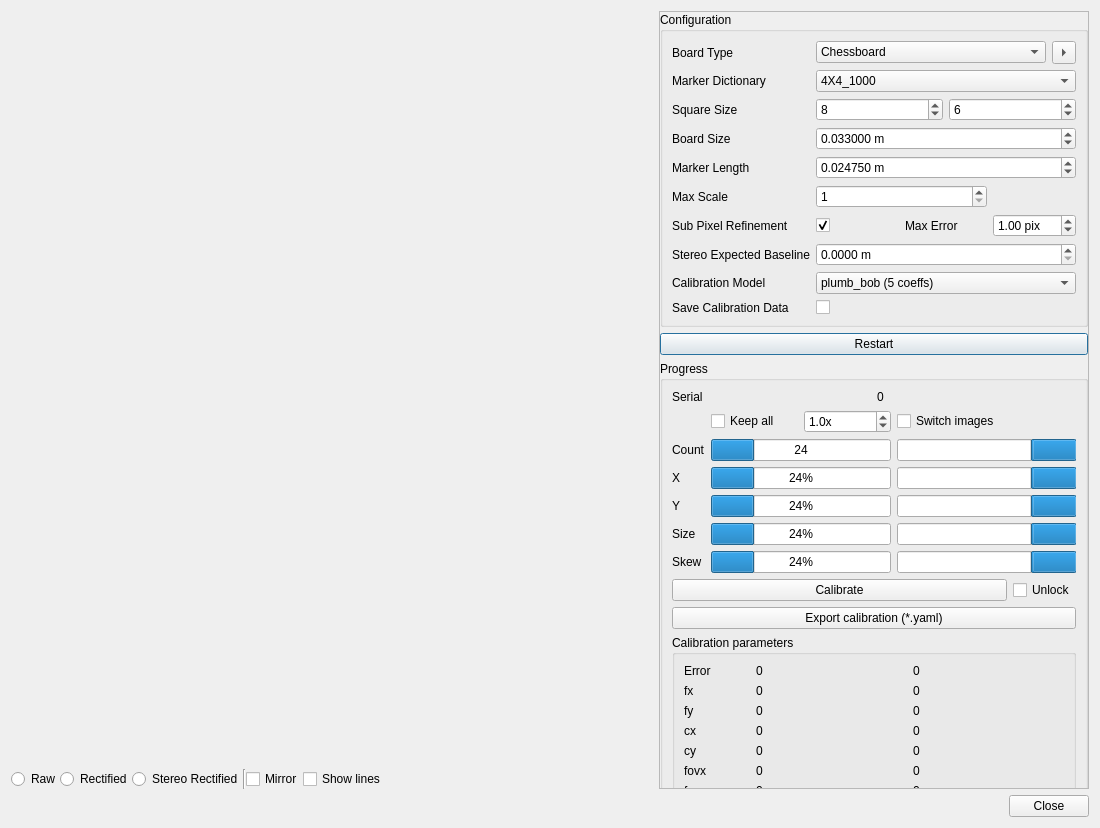
<?xml version="1.0" encoding="UTF-8"?>
<ui version="4.0">
 <class>calibrationDialog</class>
 <widget class="QDialog" name="calibrationDialog">
  <property name="geometry">
   <rect>
    <x>0</x>
    <y>0</y>
    <width>1100</width>
    <height>828</height>
   </rect>
  </property>
  <property name="windowTitle">
   <string>Dialog</string>
  </property>
  <layout class="QVBoxLayout" name="verticalLayout_5">
   <item>
    <layout class="QHBoxLayout" name="horizontalLayout_4" stretch="1,0">
     <item>
      <layout class="QVBoxLayout" name="verticalLayout_4">
       <property name="spacing">
        <number>0</number>
       </property>
       <item>
        <layout class="QHBoxLayout" name="horizontalLayout_3">
         <property name="spacing">
          <number>0</number>
         </property>
         <item>
          <layout class="QVBoxLayout" name="verticalLayout_2" stretch="0,1">
           <property name="spacing">
            <number>0</number>
           </property>
           <item>
            <widget class="QLabel" name="label_left">
             <property name="text">
              <string/>
             </property>
             <property name="alignment">
              <set>Qt::AlignCenter</set>
             </property>
            </widget>
           </item>
           <item>
            <widget class="UImageView" name="image_view" native="true"/>
           </item>
          </layout>
         </item>
         <item>
          <layout class="QVBoxLayout" name="verticalLayout_3" stretch="0,1">
           <property name="spacing">
            <number>0</number>
           </property>
           <item>
            <widget class="QLabel" name="label_right">
             <property name="text">
              <string/>
             </property>
             <property name="alignment">
              <set>Qt::AlignCenter</set>
             </property>
            </widget>
           </item>
           <item>
            <widget class="UImageView" name="image_view_2" native="true"/>
           </item>
          </layout>
         </item>
        </layout>
       </item>
       <item>
        <layout class="QHBoxLayout" name="horizontalLayout_2">
         <item>
          <widget class="QRadioButton" name="radioButton_raw">
           <property name="text">
            <string>Raw</string>
           </property>
          </widget>
         </item>
         <item>
          <widget class="QRadioButton" name="radioButton_rectified">
           <property name="text">
            <string>Rectified</string>
           </property>
          </widget>
         </item>
         <item>
          <widget class="QRadioButton" name="radioButton_stereoRectified">
           <property name="text">
            <string>Stereo Rectified</string>
           </property>
          </widget>
         </item>
         <item>
          <widget class="Line" name="line">
           <property name="orientation">
            <enum>Qt::Vertical</enum>
           </property>
          </widget>
         </item>
         <item>
          <widget class="QCheckBox" name="checkBox_mirror">
           <property name="text">
            <string>Mirror</string>
           </property>
          </widget>
         </item>
         <item>
          <widget class="QCheckBox" name="checkBox_showHorizontalLines">
           <property name="text">
            <string>Show lines</string>
           </property>
          </widget>
         </item>
         <item>
          <spacer name="horizontalSpacer">
           <property name="orientation">
            <enum>Qt::Horizontal</enum>
           </property>
           <property name="sizeHint" stdset="0">
            <size>
             <width>40</width>
             <height>20</height>
            </size>
           </property>
          </spacer>
         </item>
        </layout>
       </item>
      </layout>
     </item>
     <item>
      <widget class="QScrollArea" name="scrollArea">
       <property name="verticalScrollBarPolicy">
        <enum>Qt::ScrollBarAlwaysOff</enum>
       </property>
       <property name="horizontalScrollBarPolicy">
        <enum>Qt::ScrollBarAlwaysOff</enum>
       </property>
       <property name="widgetResizable">
        <bool>false</bool>
       </property>
       <widget class="QWidget" name="scrollAreaWidgetContents">
        <property name="geometry">
         <rect>
          <x>0</x>
          <y>0</y>
          <width>428</width>
          <height>1070</height>
         </rect>
        </property>
        <layout class="QVBoxLayout" name="verticalLayout">
         <property name="leftMargin">
          <number>0</number>
         </property>
         <property name="topMargin">
          <number>0</number>
         </property>
         <property name="rightMargin">
          <number>0</number>
         </property>
         <property name="bottomMargin">
          <number>0</number>
         </property>
         <item>
          <widget class="QGroupBox" name="groupBox">
           <property name="title">
            <string>Configuration</string>
           </property>
           <layout class="QGridLayout" name="gridLayout_3">
            <item row="0" column="0">
             <widget class="QLabel" name="label_13">
              <property name="toolTip">
               <string>Number of inner squares on the board</string>
              </property>
              <property name="text">
               <string>Board Type</string>
              </property>
             </widget>
            </item>
            <item row="0" column="2" colspan="3">
             <layout class="QHBoxLayout" name="horizontalLayout_7">
              <item>
               <widget class="QComboBox" name="comboBox_board_type">
                <property name="toolTip">
                 <string>&lt;html&gt;&lt;head/&gt;&lt;body&gt;&lt;p&gt;Legacy setting creates chessboard patterns starting with a white box in the upper left corner if there is an even row count of chessboard boxes, otherwise it starts with a black box. This setting ensures compatibility to patterns created with OpenCV versions prior OpenCV 4.7.0.&lt;/p&gt;&lt;/body&gt;&lt;/html&gt;</string>
                </property>
                <item>
                 <property name="text">
                  <string>Chessboard</string>
                 </property>
                </item>
                <item>
                 <property name="text">
                  <string>ChArUco Board Legacy</string>
                 </property>
                </item>
                <item>
                 <property name="text">
                  <string>ChArUco Board</string>
                 </property>
                </item>
               </widget>
              </item>
              <item>
               <widget class="QToolButton" name="toolButton_generateBoard">
                <property name="toolTip">
                 <string>Generate image of the board</string>
                </property>
                <property name="text">
                 <string>...</string>
                </property>
                <property name="autoRaise">
                 <bool>false</bool>
                </property>
                <property name="arrowType">
                 <enum>Qt::RightArrow</enum>
                </property>
               </widget>
              </item>
             </layout>
            </item>
            <item row="1" column="0">
             <widget class="QLabel" name="label_markerDictionary">
              <property name="toolTip">
               <string>Number of inner squares on the board</string>
              </property>
              <property name="text">
               <string>Marker Dictionary</string>
              </property>
             </widget>
            </item>
            <item row="1" column="2" colspan="3">
             <widget class="QComboBox" name="comboBox_marker_dictionary">
              <property name="currentIndex">
               <number>3</number>
              </property>
              <item>
               <property name="text">
                <string>4X4_50</string>
               </property>
              </item>
              <item>
               <property name="text">
                <string>4X4_100</string>
               </property>
              </item>
              <item>
               <property name="text">
                <string>4X4_250</string>
               </property>
              </item>
              <item>
               <property name="text">
                <string>4X4_1000</string>
               </property>
              </item>
              <item>
               <property name="text">
                <string>5X5_50</string>
               </property>
              </item>
              <item>
               <property name="text">
                <string>5X5_100</string>
               </property>
              </item>
              <item>
               <property name="text">
                <string>5X5_250</string>
               </property>
              </item>
              <item>
               <property name="text">
                <string>5X5_1000</string>
               </property>
              </item>
              <item>
               <property name="text">
                <string>6X6_50</string>
               </property>
              </item>
              <item>
               <property name="text">
                <string>6X6_100</string>
               </property>
              </item>
              <item>
               <property name="text">
                <string>6X6_250</string>
               </property>
              </item>
              <item>
               <property name="text">
                <string>6X6_1000</string>
               </property>
              </item>
              <item>
               <property name="text">
                <string>7X7_50</string>
               </property>
              </item>
              <item>
               <property name="text">
                <string>7X7_100</string>
               </property>
              </item>
              <item>
               <property name="text">
                <string>7X7_250</string>
               </property>
              </item>
              <item>
               <property name="text">
                <string>7X7_1000</string>
               </property>
              </item>
              <item>
               <property name="text">
                <string>ARUCO_ORIGINAL</string>
               </property>
              </item>
              <item>
               <property name="text">
                <string>APRILTAG_16h5</string>
               </property>
              </item>
              <item>
               <property name="text">
                <string>APRILTAG_25h9</string>
               </property>
              </item>
              <item>
               <property name="text">
                <string>APRILTAG_36h10</string>
               </property>
              </item>
              <item>
               <property name="text">
                <string>APRILTAG_36h11</string>
               </property>
              </item>
             </widget>
            </item>
            <item row="2" column="0">
             <widget class="QLabel" name="label_15">
              <property name="toolTip">
               <string/>
              </property>
              <property name="text">
               <string>Square Size</string>
              </property>
             </widget>
            </item>
            <item row="2" column="2" colspan="3">
             <layout class="QHBoxLayout" name="horizontalLayout">
              <item>
               <widget class="QSpinBox" name="spinBox_boardWidth">
                <property name="keyboardTracking">
                 <bool>false</bool>
                </property>
                <property name="minimum">
                 <number>3</number>
                </property>
                <property name="value">
                 <number>8</number>
                </property>
               </widget>
              </item>
              <item>
               <widget class="QSpinBox" name="spinBox_boardHeight">
                <property name="keyboardTracking">
                 <bool>false</bool>
                </property>
                <property name="minimum">
                 <number>3</number>
                </property>
                <property name="value">
                 <number>6</number>
                </property>
               </widget>
              </item>
             </layout>
            </item>
            <item row="3" column="0">
             <widget class="QLabel" name="label_12">
              <property name="toolTip">
               <string>Number of inner squares on the board</string>
              </property>
              <property name="text">
               <string>Board Size</string>
              </property>
             </widget>
            </item>
            <item row="3" column="2" colspan="3">
             <widget class="QDoubleSpinBox" name="doubleSpinBox_squareSize">
              <property name="keyboardTracking">
               <bool>false</bool>
              </property>
              <property name="suffix">
               <string> m</string>
              </property>
              <property name="decimals">
               <number>6</number>
              </property>
              <property name="maximum">
               <double>1.000000000000000</double>
              </property>
              <property name="value">
               <double>0.033000000000000</double>
              </property>
             </widget>
            </item>
            <item row="4" column="0">
             <widget class="QLabel" name="label_markerLength">
              <property name="toolTip">
               <string/>
              </property>
              <property name="text">
               <string>Marker Length</string>
              </property>
             </widget>
            </item>
            <item row="4" column="2" colspan="3">
             <widget class="QDoubleSpinBox" name="doubleSpinBox_markerLength">
              <property name="keyboardTracking">
               <bool>false</bool>
              </property>
              <property name="suffix">
               <string> m</string>
              </property>
              <property name="decimals">
               <number>6</number>
              </property>
              <property name="maximum">
               <double>1.000000000000000</double>
              </property>
              <property name="value">
               <double>0.024750000000000</double>
              </property>
             </widget>
            </item>
            <item row="5" column="0">
             <widget class="QLabel" name="label_22">
              <property name="toolTip">
               <string>If &gt; 1, image is scaled down to help board detection on high definition images</string>
              </property>
              <property name="text">
               <string>Max Scale</string>
              </property>
             </widget>
            </item>
            <item row="5" column="2" colspan="2">
             <widget class="QSpinBox" name="spinBox_maxScale">
              <property name="minimum">
               <number>1</number>
              </property>
              <property name="maximum">
               <number>3</number>
              </property>
              <property name="value">
               <number>1</number>
              </property>
             </widget>
            </item>
            <item row="6" column="0">
             <widget class="QLabel" name="label_stereoBaseline_4">
              <property name="toolTip">
               <string>If &gt; 1, image is scaled down to help board detection on high definition images</string>
              </property>
              <property name="text">
               <string>Sub Pixel Refinement</string>
              </property>
             </widget>
            </item>
            <item row="6" column="2">
             <widget class="QCheckBox" name="checkBox_subpixel_refinement">
              <property name="text">
               <string/>
              </property>
              <property name="checked">
               <bool>true</bool>
              </property>
             </widget>
            </item>
            <item row="6" column="4">
             <widget class="QDoubleSpinBox" name="doubleSpinBox_subpixel_error">
              <property name="toolTip">
               <string>0 means infinity (accept all)</string>
              </property>
              <property name="keyboardTracking">
               <bool>false</bool>
              </property>
              <property name="suffix">
               <string> pix</string>
              </property>
              <property name="decimals">
               <number>2</number>
              </property>
              <property name="minimum">
               <double>0.000000000000000</double>
              </property>
              <property name="maximum">
               <double>9.000000000000000</double>
              </property>
              <property name="singleStep">
               <double>0.100000000000000</double>
              </property>
              <property name="value">
               <double>1.000000000000000</double>
              </property>
             </widget>
            </item>
            <item row="7" column="0">
             <widget class="QLabel" name="label_stereoBaseline">
              <property name="toolTip">
               <string>If &gt; 1, image is scaled down to help board detection on high definition images</string>
              </property>
              <property name="text">
               <string>Stereo Expected Baseline</string>
              </property>
             </widget>
            </item>
            <item row="7" column="2" colspan="3">
             <widget class="QDoubleSpinBox" name="doubleSpinBox_stereoBaseline">
              <property name="toolTip">
               <string>If you know the exact baseline of the stereo cameras, you can set it here in case the square size is not super accurate.</string>
              </property>
              <property name="suffix">
               <string> m</string>
              </property>
              <property name="decimals">
               <number>4</number>
              </property>
              <property name="maximum">
               <double>10.000000000000000</double>
              </property>
              <property name="value">
               <double>0.000000000000000</double>
              </property>
             </widget>
            </item>
            <item row="8" column="0">
             <widget class="QLabel" name="label_stereoBaseline_2">
              <property name="toolTip">
               <string>If &gt; 1, image is scaled down to help board detection on high definition images</string>
              </property>
              <property name="text">
               <string>Calibration Model</string>
              </property>
             </widget>
            </item>
            <item row="8" column="2" colspan="3">
             <widget class="QComboBox" name="comboBox_calib_model">
              <property name="currentIndex">
               <number>1</number>
              </property>
              <item>
               <property name="text">
                <string>fisheye (4 coeffs)</string>
               </property>
              </item>
              <item>
               <property name="text">
                <string>plumb_bob (5 coeffs)</string>
               </property>
              </item>
              <item>
               <property name="text">
                <string>rational (8 coeffs)</string>
               </property>
              </item>
             </widget>
            </item>
            <item row="9" column="0">
             <widget class="QLabel" name="label_stereoBaseline_3">
              <property name="toolTip">
               <string>If &gt; 1, image is scaled down to help board detection on high definition images</string>
              </property>
              <property name="text">
               <string>Save Calibration Data</string>
              </property>
             </widget>
            </item>
            <item row="9" column="2">
             <widget class="QCheckBox" name="checkBox_saveCalibrationData">
              <property name="text">
               <string/>
              </property>
             </widget>
            </item>
            <item row="6" column="3">
             <widget class="QLabel" name="label_stereoBaseline_5">
              <property name="toolTip">
               <string>If &gt; 1, image is scaled down to help board detection on high definition images</string>
              </property>
              <property name="text">
               <string>Max Error</string>
              </property>
             </widget>
            </item>
           </layout>
          </widget>
         </item>
         <item>
          <widget class="QPushButton" name="pushButton_restart">
           <property name="text">
            <string>Restart</string>
           </property>
          </widget>
         </item>
         <item>
          <widget class="QGroupBox" name="groupBox_progress">
           <property name="title">
            <string>Progress</string>
           </property>
           <layout class="QVBoxLayout" name="verticalLayout_6">
            <item>
             <layout class="QHBoxLayout" name="horizontalLayout_6">
              <item>
               <widget class="QLabel" name="label_19">
                <property name="text">
                 <string>Serial</string>
                </property>
               </widget>
              </item>
              <item>
               <widget class="QLabel" name="label_serial">
                <property name="text">
                 <string>0</string>
                </property>
                <property name="textInteractionFlags">
                 <set>Qt::LinksAccessibleByMouse|Qt::TextSelectableByMouse</set>
                </property>
               </widget>
              </item>
             </layout>
            </item>
            <item>
             <layout class="QGridLayout" name="gridLayout">
              <item row="0" column="1">
               <layout class="QHBoxLayout" name="horizontalLayout_8">
                <item>
                 <widget class="QCheckBox" name="checkBox_keep_all">
                  <property name="text">
                   <string>Keep all</string>
                  </property>
                 </widget>
                </item>
                <item>
                 <widget class="QDoubleSpinBox" name="doubleSpinBox_sample_factor">
                  <property name="toolTip">
                   <string>Sample factor to adjust how often a new sample is added. The larger the factor is, less samples are generated.</string>
                  </property>
                  <property name="keyboardTracking">
                   <bool>false</bool>
                  </property>
                  <property name="suffix">
                   <string>x</string>
                  </property>
                  <property name="decimals">
                   <number>1</number>
                  </property>
                  <property name="minimum">
                   <double>0.100000000000000</double>
                  </property>
                  <property name="maximum">
                   <double>9.900000000000000</double>
                  </property>
                  <property name="singleStep">
                   <double>0.100000000000000</double>
                  </property>
                  <property name="value">
                   <double>1.000000000000000</double>
                  </property>
                 </widget>
                </item>
               </layout>
              </item>
              <item row="0" column="2">
               <widget class="QCheckBox" name="checkBox_switchImages">
                <property name="text">
                 <string>Switch images</string>
                </property>
               </widget>
              </item>
              <item row="1" column="0">
               <widget class="QLabel" name="label_5">
                <property name="text">
                 <string>Count</string>
                </property>
               </widget>
              </item>
              <item row="1" column="1">
               <widget class="QProgressBar" name="progressBar_count">
                <property name="value">
                 <number>24</number>
                </property>
                <property name="format">
                 <string>%p</string>
                </property>
               </widget>
              </item>
              <item row="1" column="2">
               <widget class="QProgressBar" name="progressBar_count_2">
                <property name="value">
                 <number>24</number>
                </property>
                <property name="invertedAppearance">
                 <bool>true</bool>
                </property>
                <property name="format">
                 <string>%p</string>
                </property>
               </widget>
              </item>
              <item row="2" column="0">
               <widget class="QLabel" name="label">
                <property name="text">
                 <string>X</string>
                </property>
               </widget>
              </item>
              <item row="2" column="1">
               <widget class="QProgressBar" name="progressBar_x">
                <property name="value">
                 <number>24</number>
                </property>
                <property name="format">
                 <string>%p%</string>
                </property>
               </widget>
              </item>
              <item row="2" column="2">
               <widget class="QProgressBar" name="progressBar_x_2">
                <property name="value">
                 <number>24</number>
                </property>
                <property name="invertedAppearance">
                 <bool>true</bool>
                </property>
                <property name="textDirection">
                 <enum>QProgressBar::TopToBottom</enum>
                </property>
                <property name="format">
                 <string>%p%</string>
                </property>
               </widget>
              </item>
              <item row="3" column="0">
               <widget class="QLabel" name="label_2">
                <property name="text">
                 <string>Y</string>
                </property>
               </widget>
              </item>
              <item row="3" column="1">
               <widget class="QProgressBar" name="progressBar_y">
                <property name="value">
                 <number>24</number>
                </property>
               </widget>
              </item>
              <item row="3" column="2">
               <widget class="QProgressBar" name="progressBar_y_2">
                <property name="value">
                 <number>24</number>
                </property>
                <property name="invertedAppearance">
                 <bool>true</bool>
                </property>
               </widget>
              </item>
              <item row="4" column="0">
               <widget class="QLabel" name="label_3">
                <property name="text">
                 <string>Size</string>
                </property>
               </widget>
              </item>
              <item row="4" column="1">
               <widget class="QProgressBar" name="progressBar_size">
                <property name="value">
                 <number>24</number>
                </property>
               </widget>
              </item>
              <item row="4" column="2">
               <widget class="QProgressBar" name="progressBar_size_2">
                <property name="value">
                 <number>24</number>
                </property>
                <property name="invertedAppearance">
                 <bool>true</bool>
                </property>
               </widget>
              </item>
              <item row="5" column="0">
               <widget class="QLabel" name="label_4">
                <property name="text">
                 <string>Skew</string>
                </property>
               </widget>
              </item>
              <item row="5" column="1">
               <widget class="QProgressBar" name="progressBar_skew">
                <property name="value">
                 <number>24</number>
                </property>
               </widget>
              </item>
              <item row="5" column="2">
               <widget class="QProgressBar" name="progressBar_skew_2">
                <property name="value">
                 <number>24</number>
                </property>
                <property name="invertedAppearance">
                 <bool>true</bool>
                </property>
               </widget>
              </item>
             </layout>
            </item>
            <item>
             <layout class="QHBoxLayout" name="horizontalLayout_5" stretch="1,0">
              <item>
               <widget class="QPushButton" name="pushButton_calibrate">
                <property name="text">
                 <string>Calibrate</string>
                </property>
               </widget>
              </item>
              <item>
               <widget class="QCheckBox" name="checkBox_unlock">
                <property name="text">
                 <string>Unlock</string>
                </property>
               </widget>
              </item>
             </layout>
            </item>
            <item>
             <widget class="QPushButton" name="pushButton_save">
              <property name="text">
               <string>Export calibration (*.yaml)</string>
              </property>
             </widget>
            </item>
            <item>
             <widget class="QGroupBox" name="groupBox_3">
              <property name="title">
               <string>Calibration parameters</string>
              </property>
              <layout class="QGridLayout" name="gridLayout_2">
               <item row="9" column="1">
                <widget class="QLineEdit" name="lineEdit_D">
                 <property name="readOnly">
                  <bool>true</bool>
                 </property>
                </widget>
               </item>
               <item row="10" column="0">
                <widget class="QLabel" name="label_17">
                 <property name="toolTip">
                  <string>Distorsion coefficients</string>
                 </property>
                 <property name="text">
                  <string>R</string>
                 </property>
                </widget>
               </item>
               <item row="8" column="2">
                <widget class="QLineEdit" name="lineEdit_K_2">
                 <property name="readOnly">
                  <bool>true</bool>
                 </property>
                </widget>
               </item>
               <item row="5" column="1">
                <widget class="QLabel" name="label_fovx">
                 <property name="toolTip">
                  <string>Deg</string>
                 </property>
                 <property name="text">
                  <string>0</string>
                 </property>
                 <property name="textInteractionFlags">
                  <set>Qt::LinksAccessibleByMouse|Qt::TextSelectableByMouse</set>
                 </property>
                </widget>
               </item>
               <item row="4" column="0">
                <widget class="QLabel" name="label_11">
                 <property name="text">
                  <string>cy</string>
                 </property>
                </widget>
               </item>
               <item row="11" column="0">
                <widget class="QLabel" name="label_18">
                 <property name="toolTip">
                  <string>Distorsion coefficients</string>
                 </property>
                 <property name="text">
                  <string>P</string>
                 </property>
                </widget>
               </item>
               <item row="1" column="0">
                <widget class="QLabel" name="label_8">
                 <property name="text">
                  <string>fx</string>
                 </property>
                </widget>
               </item>
               <item row="6" column="2">
                <widget class="QLabel" name="label_fovy_2">
                 <property name="toolTip">
                  <string>Deg</string>
                 </property>
                 <property name="text">
                  <string>0</string>
                 </property>
                 <property name="textInteractionFlags">
                  <set>Qt::LinksAccessibleByMouse|Qt::TextSelectableByMouse</set>
                 </property>
                </widget>
               </item>
               <item row="4" column="1">
                <widget class="QLabel" name="label_cy">
                 <property name="text">
                  <string>0</string>
                 </property>
                 <property name="textInteractionFlags">
                  <set>Qt::LinksAccessibleByMouse|Qt::TextSelectableByMouse</set>
                 </property>
                </widget>
               </item>
               <item row="10" column="2">
                <widget class="QLineEdit" name="lineEdit_R_2">
                 <property name="readOnly">
                  <bool>true</bool>
                 </property>
                </widget>
               </item>
               <item row="8" column="0">
                <widget class="QLabel" name="label_6">
                 <property name="toolTip">
                  <string>Camera matrix</string>
                 </property>
                 <property name="text">
                  <string>K</string>
                 </property>
                </widget>
               </item>
               <item row="5" column="0">
                <widget class="QLabel" name="label_16">
                 <property name="toolTip">
                  <string>Avg. reproduction error</string>
                 </property>
                 <property name="text">
                  <string>fovx</string>
                 </property>
                </widget>
               </item>
               <item row="10" column="1">
                <widget class="QLineEdit" name="lineEdit_R">
                 <property name="readOnly">
                  <bool>true</bool>
                 </property>
                </widget>
               </item>
               <item row="7" column="0">
                <widget class="QLabel" name="label_baseline_name">
                 <property name="toolTip">
                  <string>Stereo</string>
                 </property>
                 <property name="text">
                  <string>Baseline/Err</string>
                 </property>
                </widget>
               </item>
               <item row="1" column="1">
                <widget class="QLabel" name="label_fx">
                 <property name="text">
                  <string>0</string>
                 </property>
                 <property name="textInteractionFlags">
                  <set>Qt::LinksAccessibleByMouse|Qt::TextSelectableByMouse</set>
                 </property>
                </widget>
               </item>
               <item row="3" column="0">
                <widget class="QLabel" name="label_10">
                 <property name="text">
                  <string>cx</string>
                 </property>
                </widget>
               </item>
               <item row="2" column="0">
                <widget class="QLabel" name="label_9">
                 <property name="text">
                  <string>fy</string>
                 </property>
                </widget>
               </item>
               <item row="4" column="2">
                <widget class="QLabel" name="label_cy_2">
                 <property name="text">
                  <string>0</string>
                 </property>
                 <property name="textInteractionFlags">
                  <set>Qt::LinksAccessibleByMouse|Qt::TextSelectableByMouse</set>
                 </property>
                </widget>
               </item>
               <item row="9" column="2">
                <widget class="QLineEdit" name="lineEdit_D_2">
                 <property name="readOnly">
                  <bool>true</bool>
                 </property>
                </widget>
               </item>
               <item row="9" column="0">
                <widget class="QLabel" name="label_7">
                 <property name="toolTip">
                  <string>Distorsion coefficients</string>
                 </property>
                 <property name="text">
                  <string>D</string>
                 </property>
                </widget>
               </item>
               <item row="11" column="1">
                <widget class="QLineEdit" name="lineEdit_P">
                 <property name="readOnly">
                  <bool>true</bool>
                 </property>
                </widget>
               </item>
               <item row="3" column="2">
                <widget class="QLabel" name="label_cx_2">
                 <property name="text">
                  <string>0</string>
                 </property>
                 <property name="textInteractionFlags">
                  <set>Qt::LinksAccessibleByMouse|Qt::TextSelectableByMouse</set>
                 </property>
                </widget>
               </item>
               <item row="11" column="2">
                <widget class="QLineEdit" name="lineEdit_P_2">
                 <property name="readOnly">
                  <bool>true</bool>
                 </property>
                </widget>
               </item>
               <item row="2" column="2">
                <widget class="QLabel" name="label_fy_2">
                 <property name="text">
                  <string>0</string>
                 </property>
                 <property name="textInteractionFlags">
                  <set>Qt::LinksAccessibleByMouse|Qt::TextSelectableByMouse</set>
                 </property>
                </widget>
               </item>
               <item row="3" column="1">
                <widget class="QLabel" name="label_cx">
                 <property name="text">
                  <string>0</string>
                 </property>
                 <property name="textInteractionFlags">
                  <set>Qt::LinksAccessibleByMouse|Qt::TextSelectableByMouse</set>
                 </property>
                </widget>
               </item>
               <item row="8" column="1">
                <widget class="QLineEdit" name="lineEdit_K">
                 <property name="readOnly">
                  <bool>true</bool>
                 </property>
                </widget>
               </item>
               <item row="1" column="2">
                <widget class="QLabel" name="label_fx_2">
                 <property name="text">
                  <string>0</string>
                 </property>
                 <property name="textInteractionFlags">
                  <set>Qt::LinksAccessibleByMouse|Qt::TextSelectableByMouse</set>
                 </property>
                </widget>
               </item>
               <item row="6" column="1">
                <widget class="QLabel" name="label_fovy">
                 <property name="toolTip">
                  <string>Deg</string>
                 </property>
                 <property name="text">
                  <string>0</string>
                 </property>
                 <property name="textInteractionFlags">
                  <set>Qt::LinksAccessibleByMouse|Qt::TextSelectableByMouse</set>
                 </property>
                </widget>
               </item>
               <item row="2" column="1">
                <widget class="QLabel" name="label_fy">
                 <property name="text">
                  <string>0</string>
                 </property>
                 <property name="textInteractionFlags">
                  <set>Qt::LinksAccessibleByMouse|Qt::TextSelectableByMouse</set>
                 </property>
                </widget>
               </item>
               <item row="6" column="0">
                <widget class="QLabel" name="label_23">
                 <property name="toolTip">
                  <string>Avg. reproduction error</string>
                 </property>
                 <property name="text">
                  <string>fovy</string>
                 </property>
                </widget>
               </item>
               <item row="5" column="2">
                <widget class="QLabel" name="label_fovx_2">
                 <property name="toolTip">
                  <string>Deg</string>
                 </property>
                 <property name="text">
                  <string>0</string>
                 </property>
                 <property name="textInteractionFlags">
                  <set>Qt::LinksAccessibleByMouse|Qt::TextSelectableByMouse</set>
                 </property>
                </widget>
               </item>
               <item row="0" column="0">
                <widget class="QLabel" name="label_14">
                 <property name="toolTip">
                  <string>Avg. reproduction error</string>
                 </property>
                 <property name="text">
                  <string>Error</string>
                 </property>
                </widget>
               </item>
               <item row="0" column="1">
                <widget class="QLabel" name="label_error">
                 <property name="text">
                  <string>0</string>
                 </property>
                </widget>
               </item>
               <item row="0" column="2">
                <widget class="QLabel" name="label_error_2">
                 <property name="text">
                  <string>0</string>
                 </property>
                </widget>
               </item>
               <item row="7" column="1">
                <widget class="QLabel" name="label_baseline">
                 <property name="text">
                  <string>0</string>
                 </property>
                 <property name="textInteractionFlags">
                  <set>Qt::LinksAccessibleByMouse|Qt::TextSelectableByMouse</set>
                 </property>
                </widget>
               </item>
               <item row="7" column="2">
                <widget class="QLabel" name="label_stereoError">
                 <property name="text">
                  <string>0</string>
                 </property>
                 <property name="textInteractionFlags">
                  <set>Qt::LinksAccessibleByMouse|Qt::TextSelectableByMouse</set>
                 </property>
                </widget>
               </item>
              </layout>
             </widget>
            </item>
           </layout>
          </widget>
         </item>
         <item>
          <spacer name="verticalSpacer">
           <property name="orientation">
            <enum>Qt::Vertical</enum>
           </property>
           <property name="sizeHint" stdset="0">
            <size>
             <width>20</width>
             <height>40</height>
            </size>
           </property>
          </spacer>
         </item>
        </layout>
       </widget>
      </widget>
     </item>
    </layout>
   </item>
   <item>
    <widget class="QDialogButtonBox" name="buttonBox">
     <property name="standardButtons">
      <set>QDialogButtonBox::Close</set>
     </property>
    </widget>
   </item>
  </layout>
 </widget>
 <customwidgets>
  <customwidget>
   <class>UImageView</class>
   <extends>QWidget</extends>
   <header>rtabmap/utilite/UImageView.h</header>
   <container>1</container>
  </customwidget>
 </customwidgets>
 <resources/>
 <connections/>
</ui>
